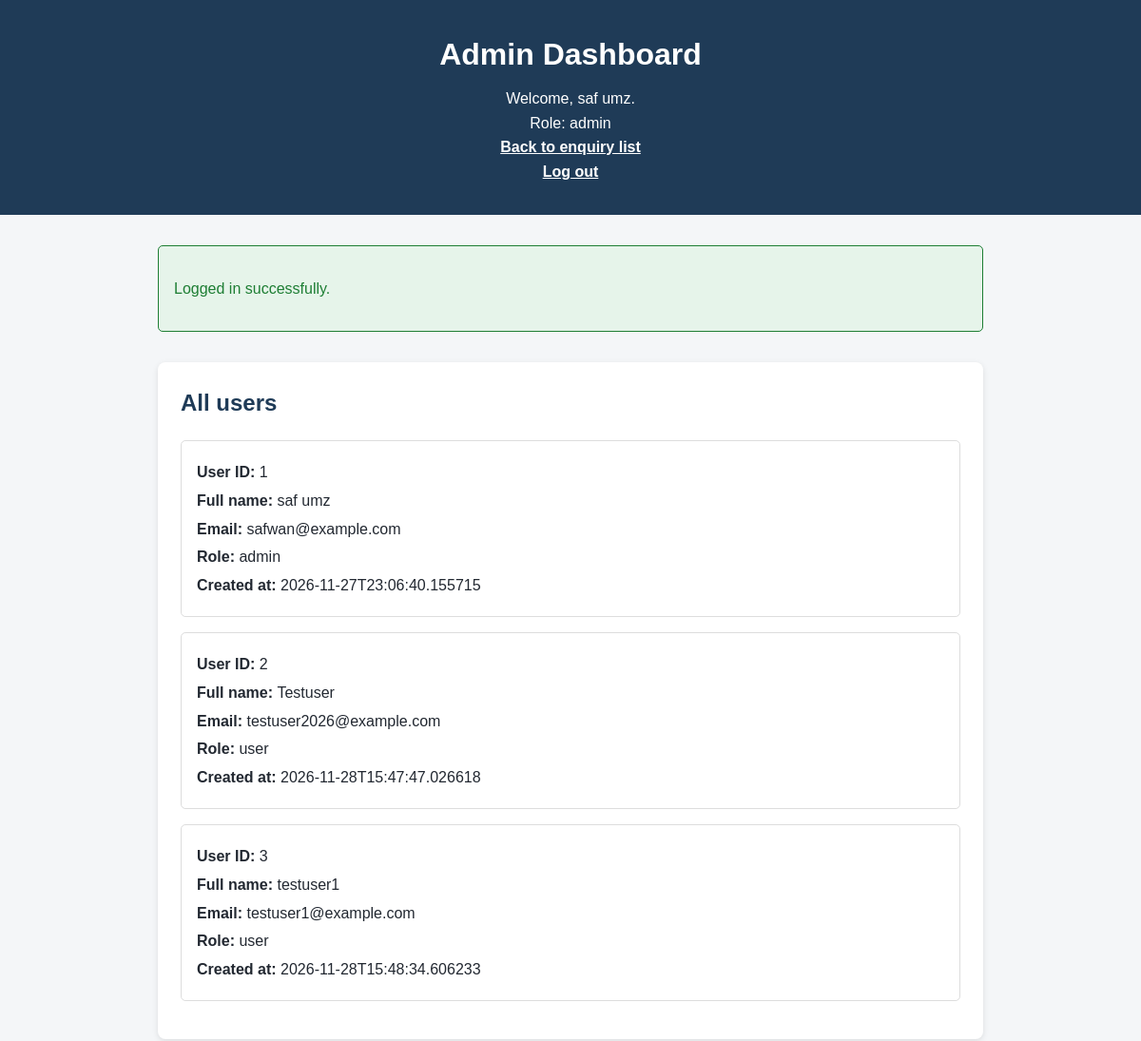
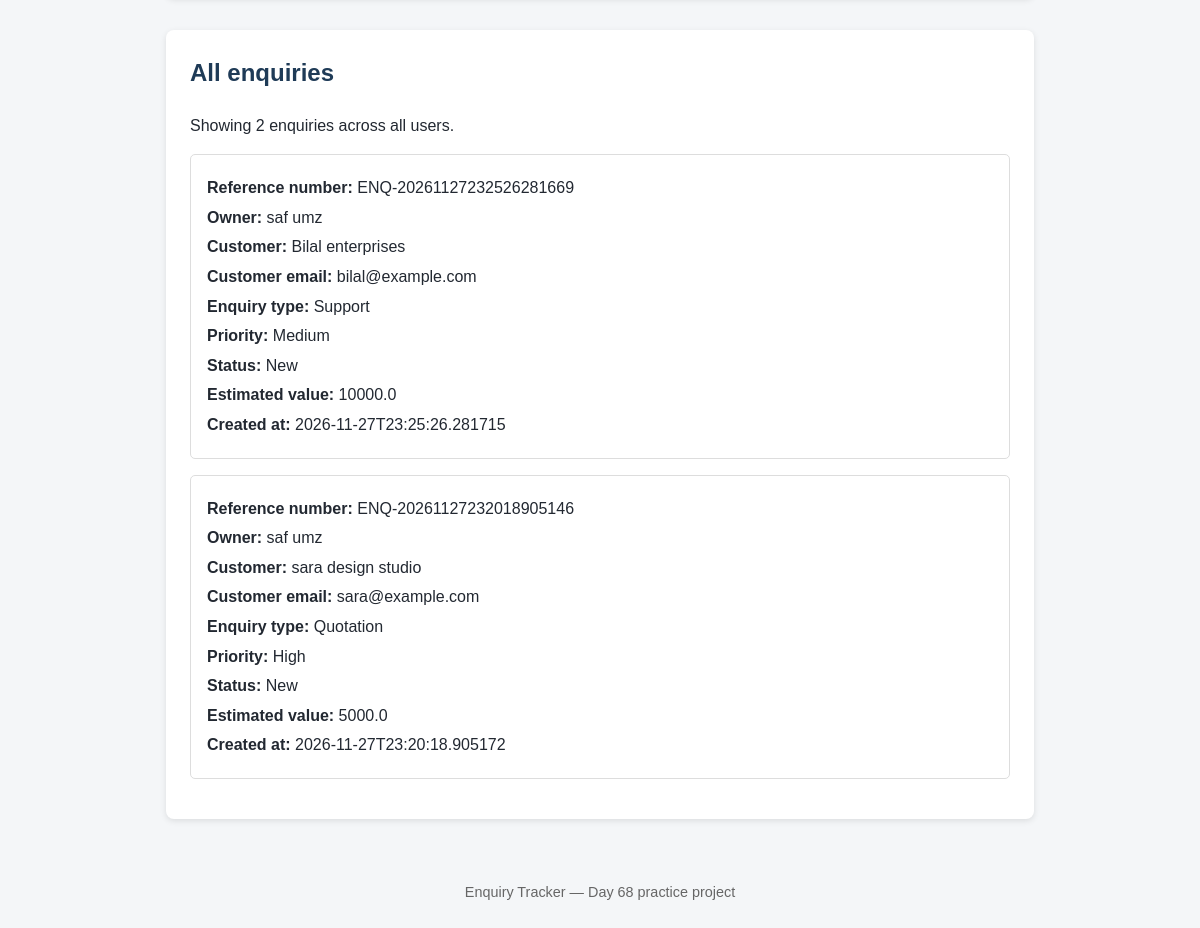
The page /admin (signed in) on the database its author committed (2 pictures, top to bottom).
### tables this page shows
CREATE TABLE users (
    id INTEGER PRIMARY KEY AUTOINCREMENT,
    full_name TEXT NOT NULL,
    email TEXT UNIQUE NOT NULL,
    password_hash TEXT NOT NULL,
    role TEXT NOT NULL DEFAULT 'user',
    created_at TEXT NOT NULL
);

CREATE TABLE enquiries (
    id INTEGER PRIMARY KEY AUTOINCREMENT,
    reference_number TEXT UNIQUE NOT NULL,
    user_id INTEGER NOT NULL,
    customer_name TEXT NOT NULL,
    customer_email TEXT NOT NULL,
    customer_phone TEXT NOT NULL,
    enquiry_type TEXT NOT NULL,
    priority TEXT NOT NULL,
    status TEXT NOT NULL DEFAULT 'New',
    assigned_to TEXT NOT NULL,
    enquiry_source TEXT NOT NULL,
    estimated_value REAL NOT NULL DEFAULT 0,
    follow_up_date TEXT,
    enquiry_details TEXT,
    next_action TEXT,
    created_at TEXT NOT NULL,
    updated_at TEXT NOT NULL,
    FOREIGN KEY (user_id) REFERENCES users (id)
);

### app.py (the view)
@app.route("/admin")
@admin_required
def admin_dashboard():
    connection = get_database_connection()
    try:
        users = connection.execute(
            SELECT_ALL_USERS
        ).fetchall()
        enquiries = connection.execute(
            SELECT_ALL_ENQUIRIES_WITH_OWNER
        ).fetchall()
        connection.close()
        dashboard_summary = get_enquiry_metrics(enquiries)
        message, message_type = get_message()
        return render_template(
            "admin.html",
            users=users,
            enquiries=enquiries,
            dashboard_summary=dashboard_summary,
            message=message,
            message_type=message_type
        )
    except sqlite3.Error:
        connection.close()
        set_message("A database error occurred while loading the admin dashboard. Please try again.", "error")
        return redirect(url_for("index"))

### app.py (called while the page is built)
def get_database_connection():
    connection = sqlite3.connect(DATABASE_FILE)
    connection.row_factory = sqlite3.Row
    return connection

def get_message():
    message = session.pop("message", "")
    message_type = session.pop("message_type", "success")
    return message, message_type

def admin_required(view_function):
    @wraps(view_function)
    def protected_view(*args, **kwargs):
        if session.get("user_id") is None:
            set_message("Please log in to access the Enquiry Tracker.", "error")
            return redirect(url_for("login"))
        if session.get("user_role") != "admin":
            return render_template(
                "admin-access-denied.html"
            ), 200
        return view_function(*args, **kwargs)
    return protected_view

### templates/admin.html (shortened to what this page needs)
<!DOCTYPE html>
<html lang="en">
<head>
    <link rel="stylesheet" href="{{ url_for('static', filename='styles.css') }}">
</head>
<body>
    <header>
        <h1>Admin Dashboard</h1>
        <p>
            Welcome, {{ session['user_name'] }}.
        </p>
        <p>
            Role:
            {{ session['user_role'] }}
        </p>
        <p>
            <a href="/">
                Back to enquiry list
            </a>
        </p>
        <p>
            <a href="/logout">
                Log out
            </a>
        </p>
    </header>
    <main>
        {% if message %}
            <div class="message {{ message_type }}">
                <p>{{ message }}</p>
            </div>
        {% endif %}
        <section>
            <h2>
                All users
            </h2>
            {% if users %}
                {% for user in users %}
                    <div class="enquiry-card">
                        <p>
                            <strong>
                                User ID:
                            </strong>
                            {{ user.id }}
                        </p>
                        <p>
                            <strong>
                                Full name:
                            </strong>
                            {{ user.full_name }}
                        </p>
                        <p>
                            <strong>
                                Email:
                            </strong>
                            {{ user.email }}
                        </p>
                        <p>
                            <strong>
                                Role:
                            </strong>
                            {{ user.role }}
                        </p>
                        <p>
                            <strong>
                                Created at:
                            </strong>
                            {{ user.created_at }}
                        </p>
                    </div>
                {% endfor %}
            {% else %}
                <p>
                    No users have been created yet.
                </p>
            {% endif %}
        </section>
        <section>
            <h2>
                All enquiries
            </h2>
            <p>
                Showing {{ enquiries|length }} enquiries across all users.
            </p>
            {% if enquiries %}
                {% for enquiry in enquiries %}
                    <div class="enquiry-card">
                        <p>
                            <strong>
                                Reference number:
                            </strong>
                            {{ enquiry.reference_number }}
                        </p>
                        <p>
                            <strong>
                                Owner:
                            </strong>
                            {{ enquiry.owner_name }}
                        </p>
                        <p>
                            <strong>
                                Customer:
                            </strong>
                            {{ enquiry.customer_name }}
                        </p>
                        <p>
                            <strong>
                                Customer email:
                            </strong>
                            {{ enquiry.customer_email }}
                        </p>
                        <p>
                            <strong>
                                Enquiry type:
                            </strong>
                            {{ enquiry.enquiry_type }}
                        </p>
                        <p>
                            <strong>
                                Priority:
                            </strong>
                            {{ enquiry.priority }}
                        </p>
                        <p>
                            <strong>
                                Status:
                            </strong>
                            {{ enquiry.status }}
                        </p>
                        <p>
                            <strong>
                                Estimated value:
                            </strong>
                            {{ enquiry.estimated_value }}
                        </p>
                        <p>
                            <strong>
                                Created at:
                            </strong>
                            {{ enquiry.created_at }}
                        </p>
                    </div>
                {% endfor %}
            {% else %}
                <p>
                    No enquiries have been created yet.
                </p>
            {% endif %}
        </section>
    </main>
    <footer>
        <p>
            Enquiry Tracker — Day 68 practice project
        </p>
    </footer>
</body>
</html>

### static/styles.css (style rules this page uses)
* { box-sizing: border-box; }
body { margin: 0; font-family: Arial, sans-serif; background-color: #f4f6f8; color: #222831; line-height: 1.6; }
header { background-color: #1f3b57; color: #ffffff; padding: 2rem 1rem; text-align: center; }
header h1 { margin: 0 0 0.5rem 0; font-size: 2rem; color: #ffffff; }
header p { margin: 0; font-size: 1rem; color: #ffffff; }
header a { color: #ffffff; font-weight: bold; text-decoration: underline; }
main { max-width: 900px; margin: 2rem auto; padding: 0 1rem; }
section { background-color: #ffffff; padding: 1.5rem; margin-bottom: 2rem; border-radius: 8px; box-shadow: 0 2px 6px rgba(0, 0, 0, 0.1); }
h2 { margin-top: 0; color: #1f3b57; }
a { color: #1f3b57; font-weight: bold; text-decoration: none; }
.message { padding: 1rem; margin-bottom: 2rem; border-radius: 5px; }
.message.success { background-color: #e6f4ea; color: #1e7e34; border: 1px solid #1e7e34; }
.enquiry-card { border: 1px solid #dddddd; border-radius: 5px; padding: 1rem; margin-bottom: 1rem; }
.enquiry-card p { margin: 0.25rem 0; }
footer { text-align: center; padding: 1rem; color: #666666; font-size: 0.9rem; }

### rows shown on the page
users: user_name "saf umz", user_role "admin", id "1", full_name "saf umz", email "safwan@example.com", role "admin", created_at "2026-11-27T23:06:40.155715"
users: id "2", full_name "Testuser", email "testuser2026@example.com", role "user", created_at "2026-11-28T15:47:47.026618"
users: id "3", full_name "testuser1", email "testuser1@example.com", role "user", created_at "2026-11-28T15:48:34.606233"
enquiries: reference_number "ENQ-20261127232526281669", owner_name "saf umz", customer_name "Bilal enterprises", customer_email "bilal@example.com", enquiry_type "Support", priority "Medium", status "New", estimated_value "10000.0", created_at "2026-11-27T23:25:26.281715"
enquiries: reference_number "ENQ-20261127232018905146", owner_name "saf umz", customer_name "sara design studio", customer_email "sara@example.com", enquiry_type "Quotation", priority "High", status "New", estimated_value "5000.0", created_at "2026-11-27T23:20:18.905172"

### other values the page prints
{{ message }} "Logged in successfully."
{{ enquiries|length }} "2"
